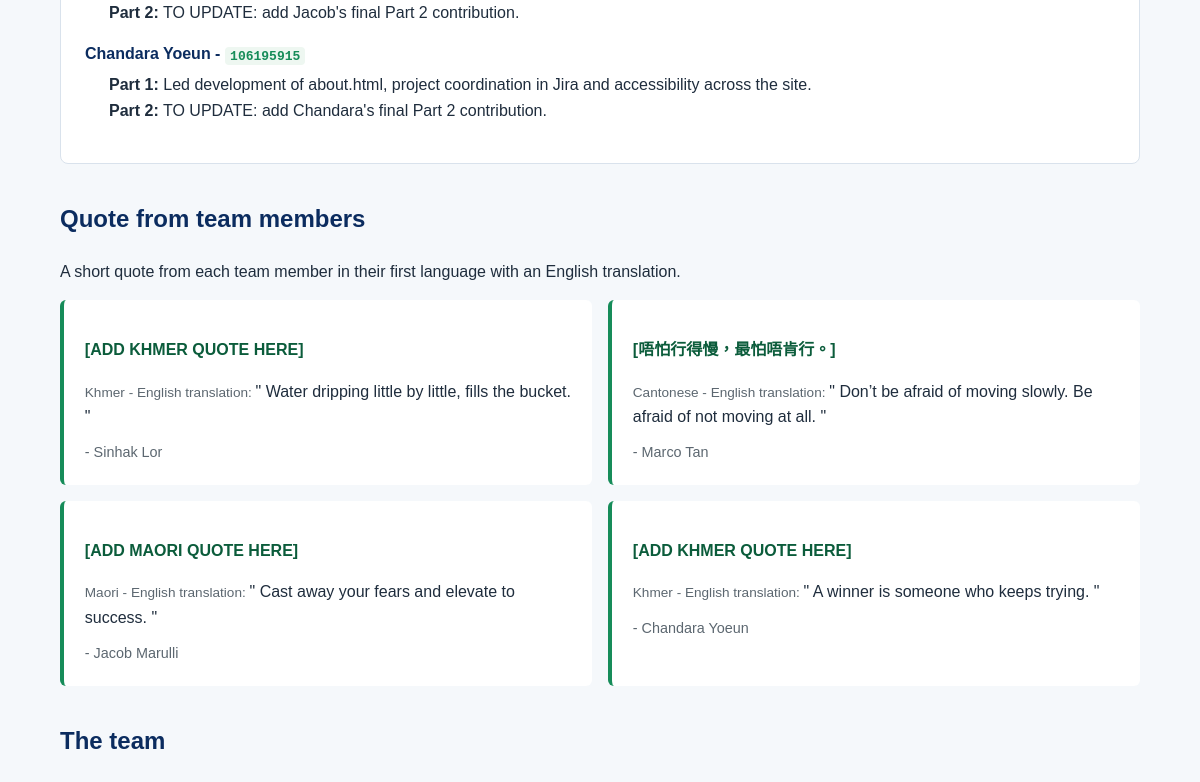
The page /about.php (middle part) on the database as committed earlier.
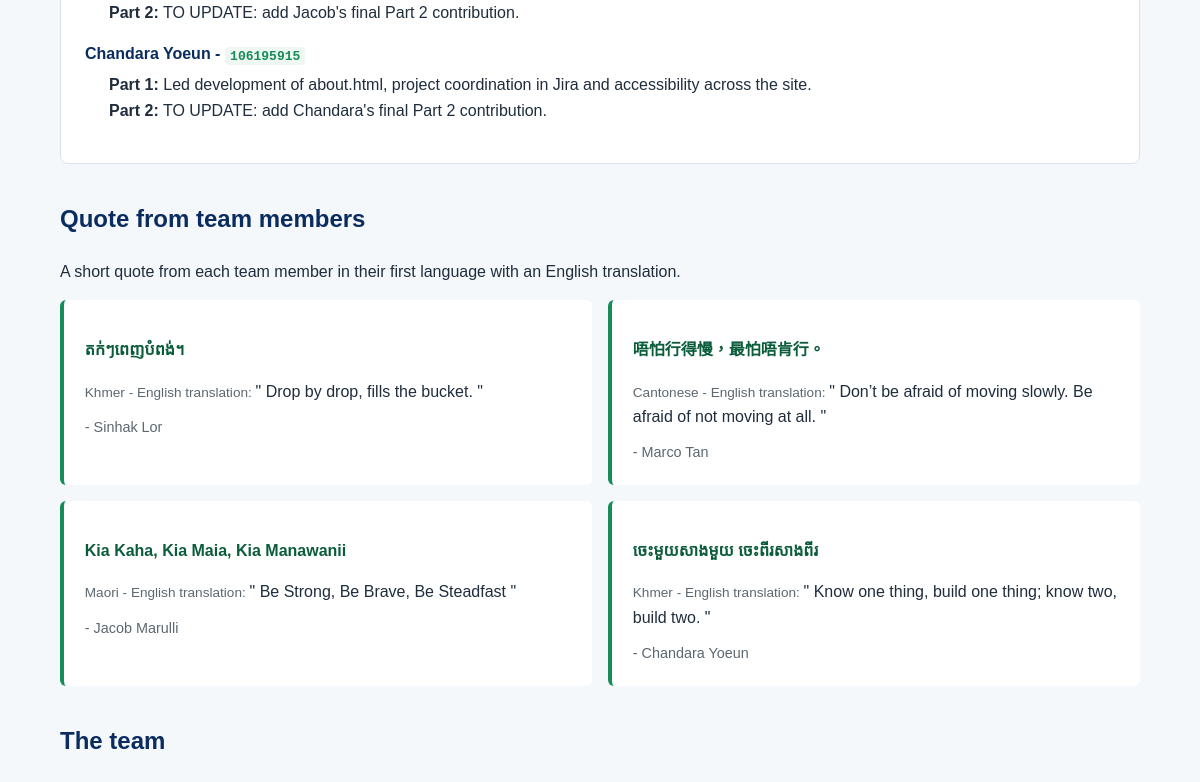
The same page on the database as committed later.
### tables this page shows
CREATE TABLE IF NOT EXISTS team_members (
    member_id INT UNSIGNED NOT NULL AUTO_INCREMENT,
    member_name VARCHAR(100) NOT NULL,
    student_id VARCHAR(20) NOT NULL,
    part1_contribution TEXT NOT NULL,
    part2_contribution TEXT NOT NULL,
    quote_original TEXT NOT NULL,
    quote_translation TEXT NOT NULL,
    quote_lang VARCHAR(10) NOT NULL,
    quote_language VARCHAR(30) NOT NULL,
    fun_fact TEXT NOT NULL,
    PRIMARY KEY (member_id),
    UNIQUE KEY unique_student_id (student_id)
);

### about.php (the view, shortened to what this page needs)
<?php
require_once 'settings.php';
function h($text)
{
    return htmlspecialchars((string)$text, ENT_QUOTES, 'UTF-8');
}
$conn = mysqli_connect($host, $user, $pwd, $sql_db);
$db_error = '';
$about = array();
$members = array();
if (!$conn) {
    $db_error = 'Could not connect to the database.';
} else {
    mysqli_set_charset($conn, 'utf8mb4');
    $about_sql = "
        SELECT content_key, content_value
        FROM about_info
    ";
    $about_result = mysqli_query($conn, $about_sql);
    if ($about_result) {
        while ($row = mysqli_fetch_assoc($about_result)) {
            $about[$row['content_key']] = $row['content_value'];
        }
    } else {
        $db_error = 'Could not load the About page information.';
    }
    $member_sql = "
        SELECT
            member_id,
            member_name,
            student_id,
            part1_contribution,
            part2_contribution,
            quote_original,
            quote_translation,
            quote_lang,
            quote_language,
            fun_fact
        FROM team_members
        ORDER BY member_id ASC
    ";
    $member_result = mysqli_query($conn, $member_sql);
    if ($member_result) {
        while ($row = mysqli_fetch_assoc($member_result)) {
            $members[] = $row;
        }
    } else {
        $db_error = 'Could not load the team member information.';
    }
}
include 'header.inc';
?>
<main id="main">
    <div class="wrap section">
<?php if ($db_error !== '') { ?>
        <p>
            <?php echo h($db_error); ?>
        </p>
<?php } else { ?>
        <dl class="contribution-list">
<?php foreach ($members as $member) { ?>
            <dt>
                <?php echo h($member['member_name']); ?>
                -
                <span class="student-id">
                    <?php echo h($member['student_id']); ?>
                </span>
            </dt>
            <dd>
                <strong>Part 1:</strong>
                <?php
                echo h(
                    $member['part1_contribution']
                );
                ?>
                <br>
                <strong>Part 2:</strong>
                <?php
                echo h(
                    $member['part2_contribution']
                );
                ?>
            </dd>
<?php } ?>
        </dl>
        <h2>Quote from team members</h2>
        <p>
            <?php
            echo h(
                $about['quote_intro']
                ?? 'A short quote from each team member in their first language with an English translation.'
            );
            ?>
        </p>
        <div class="quote-list">
<?php foreach ($members as $member) { ?>
            <blockquote class="member-quote">
                <p
                    class="original"
                    lang="<?php echo h($member['quote_lang']); ?>"
                >
                    <?php
                    echo h(
                        $member['quote_original']
                    );
                    ?>
                </p>
                <p class="translation">
                    <span class="lang-label">
                        <?php
                        echo h(
                            $member['quote_language']
                        );
                        ?>
                        - English translation:
                    </span>
                    "
                    <?php
                    echo h(
                        $member['quote_translation']
                    );
                    ?>
                    "
                </p>
                <footer>
                    -
                    <?php
                    echo h(
                        $member['member_name']
                    );
                    ?>
                </footer>
            </blockquote>
<?php } ?>
        </div>
        <h2>The team</h2>
<?php } ?>
    </div>
</main>
<?php
include 'footer.inc';
?>

### header.inc (shortened to what this page needs)
<!DOCTYPE html>
<html lang="en">
<head>
    <link rel="stylesheet" href="styles/styles.css">
</head>
<body>

### footer.inc (shortened to what this page needs)
</body>
</html>

### styles/styles.css (style rules this page uses)
* { box-sizing: border-box; }
body { margin: 0; font-family: Arial, Helvetica, sans-serif; line-height: 1.6; background-color: #f5f8fb; color: #1f2d3d; }
.container, .wrap { width: 90%; max-width: 1200px; margin: 0 auto; }
main { padding: 2em 0; }
h1, h2, h3, h4 { color: #0b2c5f; }
h2 { margin-top: 1.5em; }
.section { padding-top: 1em; padding-bottom: 2em; }
.contribution-list { background-color: #ffffff; border: 1px solid #d9e2ec; border-radius: 8px; padding: 1.5em; }
.contribution-list dt { font-weight: bold; color: #0b2c5f; margin-top: 1em; }
.contribution-list dd { margin: 0.3em 0 1em 1.5em; }
.student-id { color: #168c59; font-family: monospace; background-color: #eef7f1; padding: 0.15em 0.4em; border-radius: 4px; }
.quote-list { display: grid; grid-template-columns: repeat(2, 1fr); gap: 1em; }
.member-quote { margin: 0; padding: 1.3em; background-color: #ffffff; border-left: 4px solid #168c59; border-radius: 6px; }
.member-quote .original { color: #0b5c3b; font-weight: bold; }
.member-quote .translation { margin: 0.6em 0 0; }
.member-quote .lang-label { font-size: 0.85em; color: #5c6770; }
.member-quote footer { margin-top: 0.8em; font-size: 0.9em; color: #5c6770; }

Rows that differ between the two databases and show on the page:
changed team_members "TO UPDATE: add Jacob's final Part 2 contribution.": quote_original "[ADD MAORI QUOTE HERE]" → "Kia Kaha, Kia Maia, Kia Manawanii"; quote_translation "Cast away your fears and elevate to success." → "Be Strong, Be Brave, Be Steadfast"
changed team_members "Chandara Yoeun": quote_original "[ADD KHMER QUOTE HERE]" → "ចេះមួយសាងមួយ ចេះពីរសាងពីរ"; quote_translation "A winner is someone who keeps trying." → "Know one thing, build one thing; know two, build two."
changed team_members "Sinhak Lor": quote_original "[ADD KHMER QUOTE HERE]" → "តក់ៗពេញបំពង់។"; quote_translation "Water dripping little by little, fills the bucket." → "Drop by drop, fills the bucket."
changed team_members "Don’t be afraid of moving slowly. Be afraid of not moving at all.": quote_original "[唔怕行得慢，最怕唔肯行。]" → "唔怕行得慢，最怕唔肯行。"
